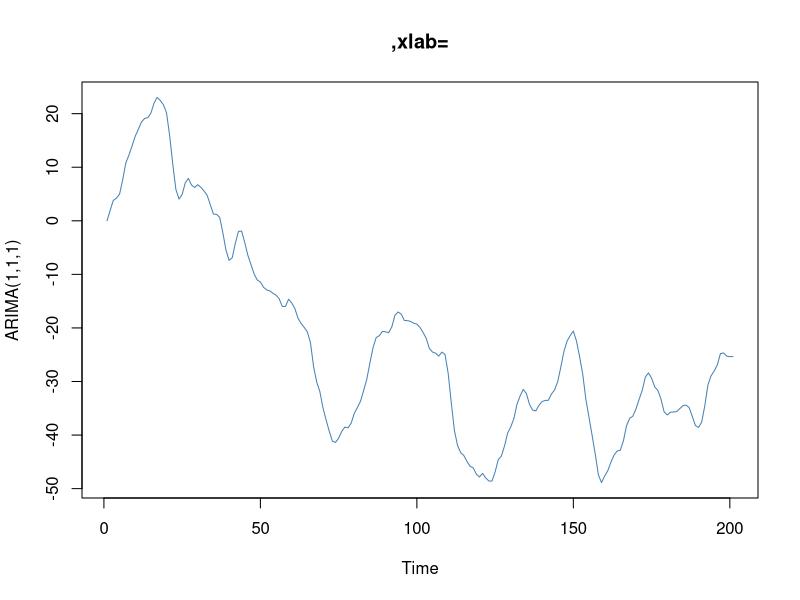
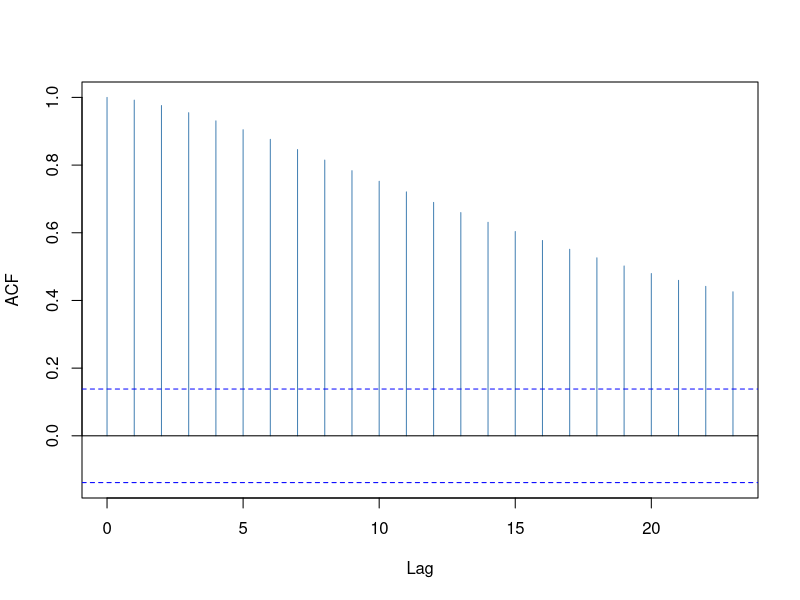
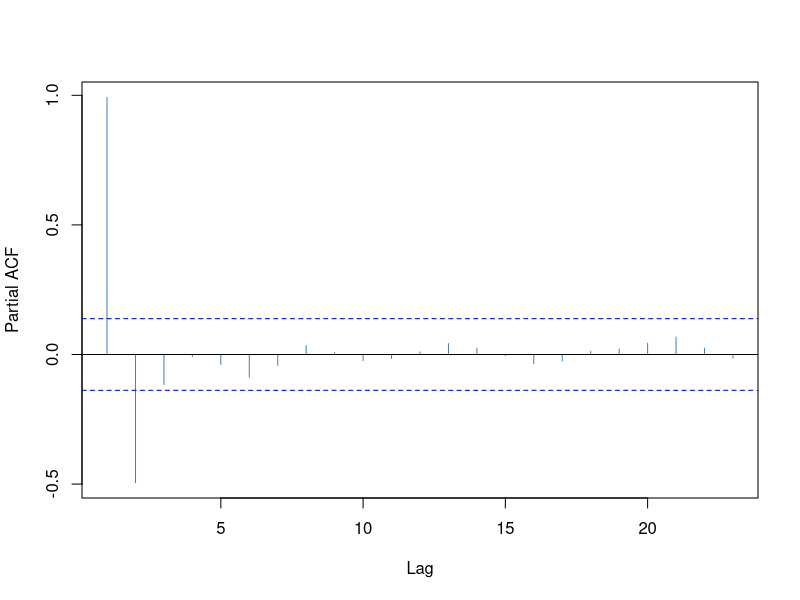
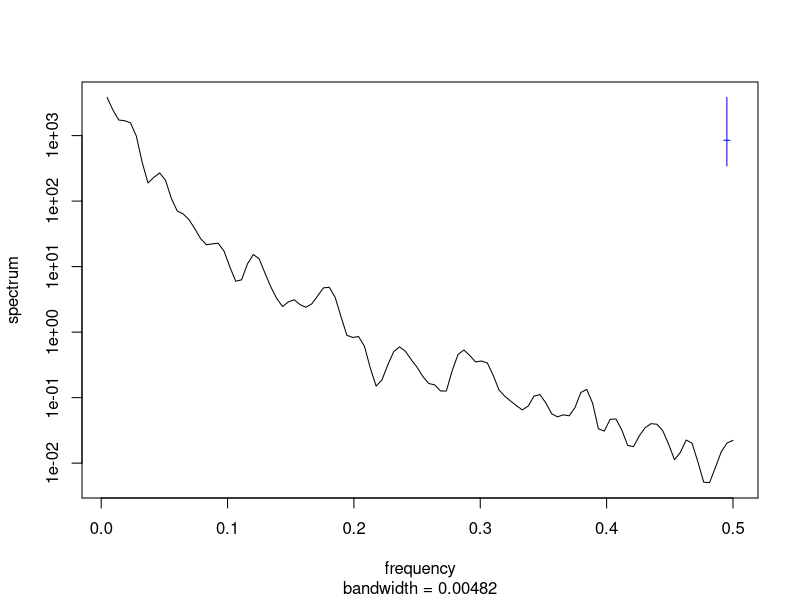
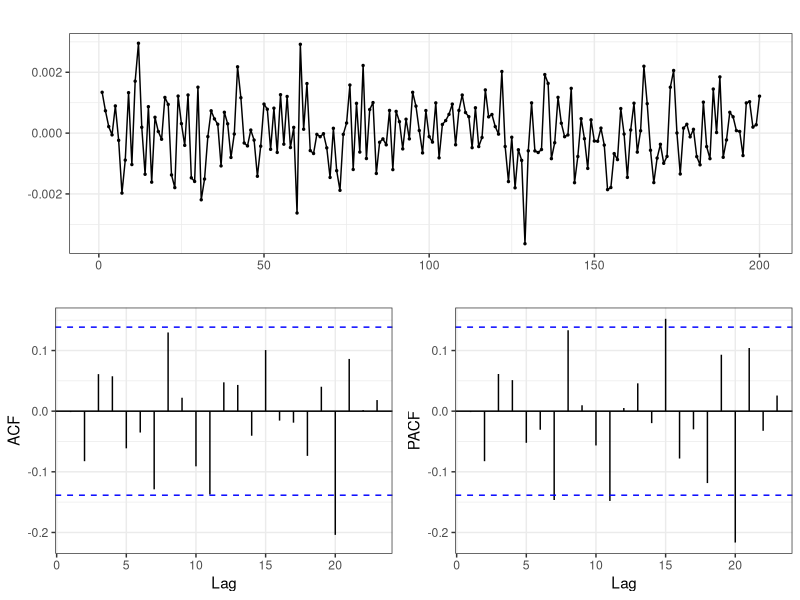
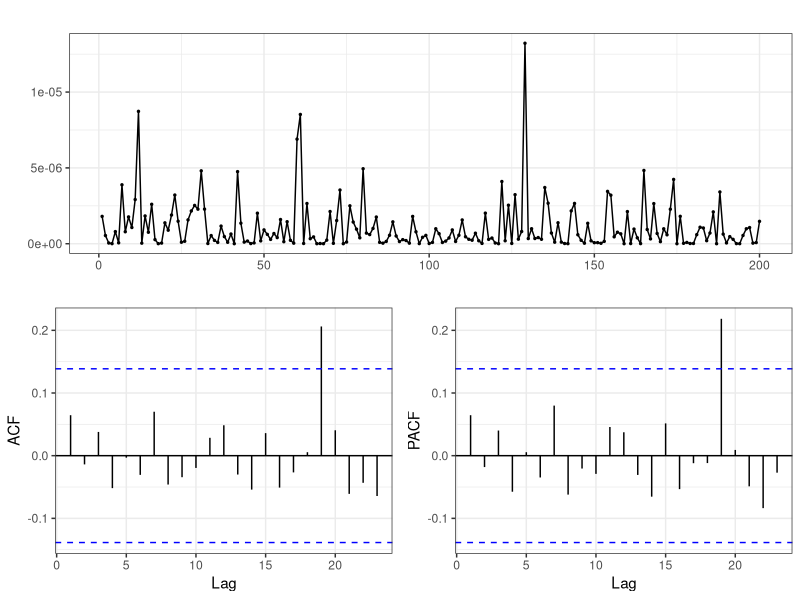

The R script that drew these images, in order:
library(forecast)
library(ggplot2)
library(fGarch)
install.packages(('fGarch'))
set.seed(123456)
nn=200
arimal_sim = ts(arima.sim(list(order = c(1,1,1),ar = 0.6,ma = 0.6),
n = nn))
plot(arimal_sim,main=',xlab=',ylab='ARIMA(1,1,1)',col = 'steelblue')
acf(arimal_sim,main='',col='steelblue')
pacf(arimal_sim,main='',col='steelblue')
spectrum(arimal_sim,spans=c(3,3),main='')


set.seed(5)
spec = garchSpec(model = list(aplha = c(0.5,0.4),beta = 0))
garchsim = garchSim(spec,n = 200)
garchsim%>%ggtsdisplay(main='',theme=theme_bw())
garchsim^2%>%ggtsdisplay(main='',theme=theme_bw())
